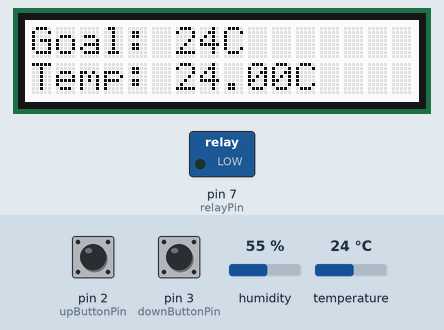
The sketch below on a simulated Arduino Uno, built with avr-gcc and run on an emulated ATmega328P. Parts: 16×2 character LCD, switched loads named in the sketch (green lamp = pin HIGH). The inputs (shaded band) are chosen by the test bench; at power-on: pin 2 (upButtonPin) HIGH, pin 3 (downButtonPin) HIGH, temperature 24 °C, humidity 55 %. What the sketch prints to the serial monitor is not drawn.

Above: at 1.2 s.
1.3 s: pin 2 (upButtonPin) pulled LOW for 1 s
At 3.0 s:
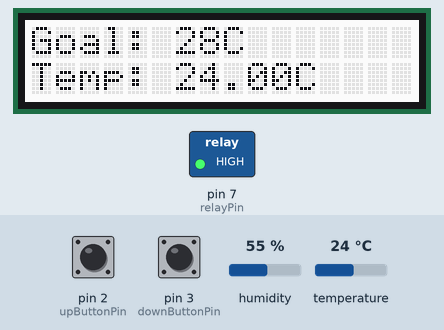
3.8 s: pin 3 (downButtonPin) pulled LOW for 1 s
At 6.1 s:
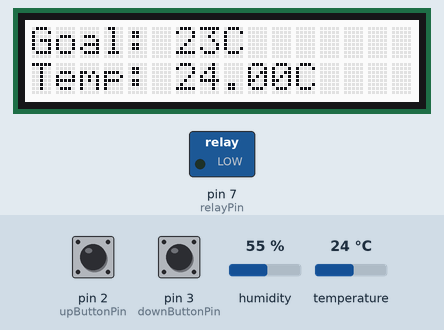
6.4 s: pin 3 (downButtonPin) pulled LOW for 3.2 s
At 10.3 s:
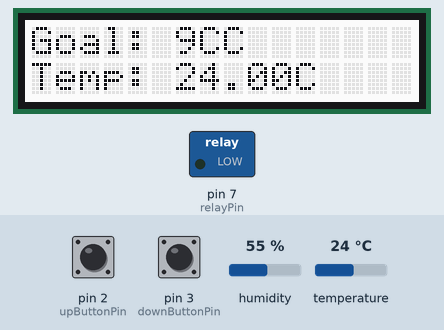
11.1 s: temperature set to 12 °C
At 13.2 s:
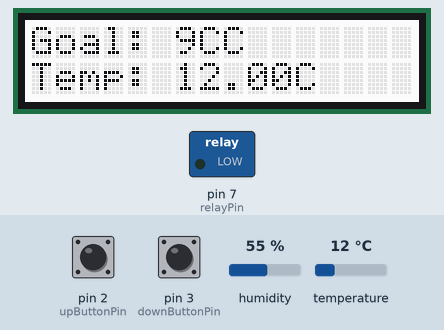
14.0 s: pin 2 (upButtonPin) pulled LOW for 0.25 s
At 14.7 s:
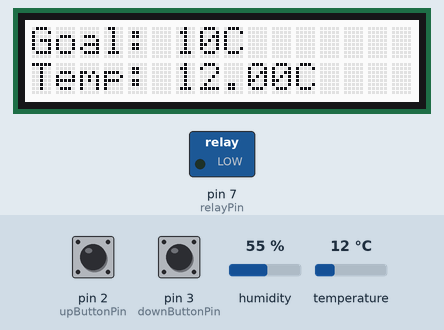
15.8 s: pin 3 (downButtonPin) pulled LOW for 1 s
At 18.2 s:
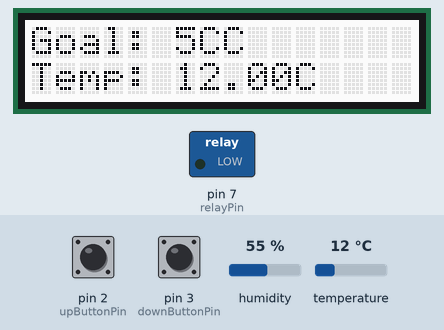
Timing chart, 0 to 19.3 s (numbered marks = the images above; inputs shaded):
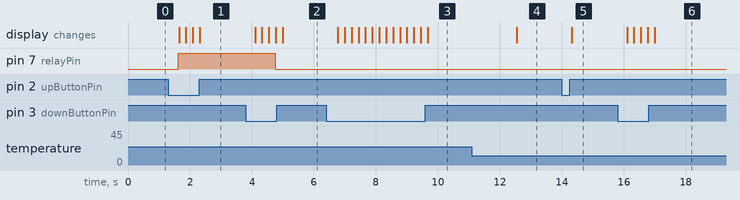

Measured:
- after the input at 1.3 s, pin 7 (relayPin): LOW → HIGH after 0.32 s; the display: first changes after 0.35 s (image 1 shows a later state)
- after the input at 3.8 s, pin 7 (relayPin): HIGH → LOW after 0.95 s; the display: first changes after 0.30 s (image 2 shows a later state)
- after the input at 6.4 s, the display: first changes after 0.37 s (image 3 shows a later state)
- after the input at 11.1 s, the display: changes after 1.5 s (image 4)
- after the input at 14.0 s, the display: changes after 0.32 s (image 5)
- after the input at 15.8 s, the display: first changes after 0.31 s (image 6 shows a later state)

The sketch:

bang_bang_temp_controller_with_chatgpt.ino
```cpp
#include <Wire.h>
#include <rgb_lcd.h>
#include <DHT.h>

// Set up the temperature sensor
#define DHTPIN 4    // Pin where DHT22 is connected
#define DHTTYPE DHT22   // DHT22 (AM2302)

DHT dht(DHTPIN, DHTTYPE);

// Set up the display
rgb_lcd lcd;

// Set up the buttons
const int upButtonPin = 2;
const int downButtonPin = 3;

// Set up the relay
const int relayPin = 7;

// Set up the goal temperature
int goalTemp = 24; // Initial goal temperature

void setup() {
  // Initialize the serial monitor
  Serial.begin(9600);

  // Initialize the display
  lcd.begin(16, 2);

  // Initialize the buttons
  pinMode(upButtonPin, INPUT_PULLUP);
  pinMode(downButtonPin, INPUT_PULLUP);

  // Initialize the relay
  pinMode(relayPin, OUTPUT);

  // Initialize the temperature sensor
  dht.begin();
}

void loop() {
  // Read the current temperature
  float temp = dht.readTemperature();

  // Control the relay based on the current temperature and the goal temperature
  if (temp < goalTemp) {
    digitalWrite(relayPin, HIGH);
  } else {
    digitalWrite(relayPin, LOW);
  }

  // Update the display
  lcd.setCursor(0, 0);
  lcd.print("Goal: ");
  lcd.print(goalTemp);
  lcd.print("C");
  lcd.setCursor(0, 1);
  lcd.print("Temp: ");
  lcd.print(temp);
  lcd.print("C");

  // Print the current temperature and goal temperature to the serial monitor
  Serial.print("Temperature: ");
  Serial.print(temp);
  Serial.println("C");
  Serial.print("Goal Temperature: ");
  Serial.print(goalTemp);
  Serial.println("C");

  // Check if the up button or down button has been pressed
  if (digitalRead(upButtonPin) == LOW) {
    goalTemp++;
  }
  if (digitalRead(downButtonPin) == LOW) {
    goalTemp--;
  }

  // Delay for a bit before checking again
  delay(200);
}
```
